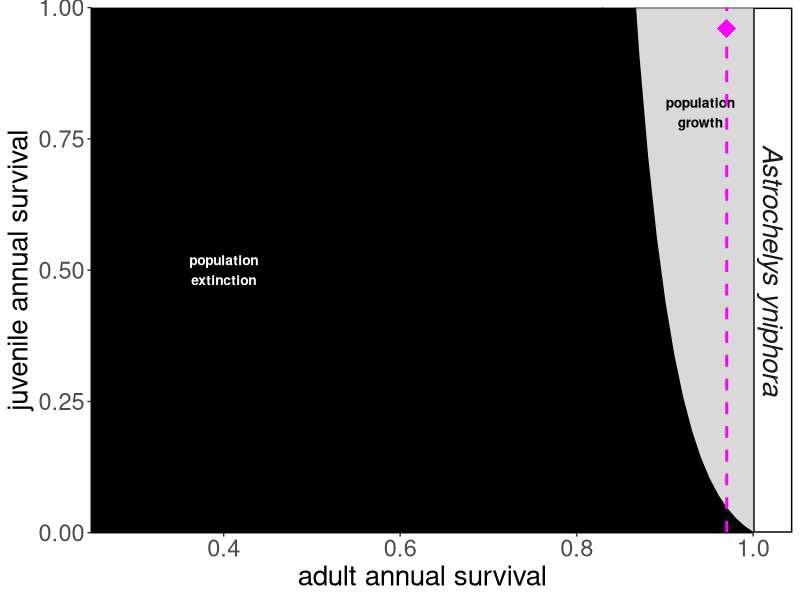
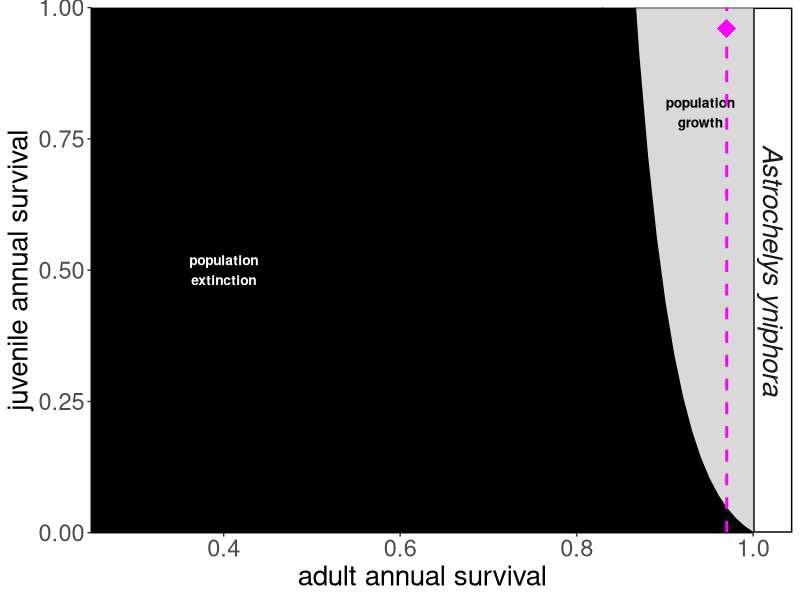

Write the R code that produced these figures, in order.
rm(list =ls())


library(plyr)
library(dplyr)
library(ggplot2)

#load data
ang.dat <- read.csv(file="life_history_dat_angonoka.csv", header = T,stringsAsFactors = F)
head(ang.dat)

isocline.survival.wrap <- function(df, p_sequence){
  #new version essentially plots isocline wrap based on the age at first rep for each species
  
  zero_growth_line.list <- list()
  for(i in 1:2){
    zero_growth_line.list[[i]] <- lapply(p_sequence, get_isoclines_survival, IBI_fecundity=as.numeric(as.character(df$IBI_fecundity[i])), IBI=as.numeric(as.character(df$IBI[i])), age_1st_rep=as.numeric(as.character(df$age_1st_rep[i])))           
  }
  zero_growth_line <- matrix(unlist(zero_growth_line.list[[1]]), ncol=2, byrow=T)
  zero_growth_line <- data.frame(zero_growth_line)
  names(zero_growth_line) <- c("IBI_infant_survival_rate", "IBI_adult_survival_rate")
  zero_growth_line$scenario <- "best"
  zero_growth_line_worst <- matrix(unlist(zero_growth_line.list[[2]]), ncol=2, byrow=T)
  zero_growth_line_worst <- data.frame(zero_growth_line_worst)  
  names(zero_growth_line_worst) <- c("IBI_infant_survival_rate", "IBI_adult_survival_rate")
  zero_growth_line_worst$scenario <- "worst"
  
  #bind to other
  zero_growth_line <- rbind(zero_growth_line, zero_growth_line_worst)
  
  #now attach some identifier information to this
  zero_growth_line$species <- unique(df$species)
  zero_growth_line$IBI[zero_growth_line$scenario=="best"] <- df$IBI[df$scenario=="best"]
  zero_growth_line$IBI[zero_growth_line$scenario=="worst"] <- df$IBI[df$scenario=="worst"]
  
  zero_growth_line$IBI_fecundity[zero_growth_line$scenario=="best"] <- df$IBI_fecundity[df$scenario=="best"]
  zero_growth_line$IBI_fecundity[zero_growth_line$scenario=="worst"] <- df$IBI_fecundity[df$scenario=="worst"]
  
  zero_growth_line$age_1st_rep[zero_growth_line$scenario=="best"] <- df$age_1st_rep[df$scenario=="best"]
  zero_growth_line$age_1st_rep[zero_growth_line$scenario=="worst"] <- df$age_1st_rep[df$scenario=="worst"]
  
  #zero_growth_line$avg_lifespan[zero_growth_line$scenario=="best"] <- df$avg_lifespan[df$scenario=="best"]
  #zero_growth_line$avg_lifespan[zero_growth_line$scenario=="worst"] <- df$avg_lifespan[df$scenario=="worst"]
  
  zero_growth_line$litter_size[zero_growth_line$scenario=="best"] <- df$litter_size[df$scenario=="best"]
  zero_growth_line$litter_size[zero_growth_line$scenario=="worst"] <- df$litter_size[df$scenario=="worst"]
  
  #and for good measure, include the annual rate too
  #zero_growth_line$lit_infant_annual_mortality_rate <- (df$stage_mortality_rate[df$stage=="infant"])/IBI
  #zero_growth_line$lit_juvenile_annual_mortality_rate <- (df$stage_mortality_rate[df$stage=="juvenile"])/IBI
  #zero_growth_line$lit_adult_annual_mortality_rate <- (df$stage_mortality_rate[df$stage=="adult"])/IBI
  
  
  return(zero_growth_line)
}
get_isoclines_survival <- function(p, IBI_fecundity, IBI, age_1st_rep){
  
  #first, choose 
  #first record timesteps of adulthood
  #dur_rep <- ((avg_lifespan/IBI)-(age_1st_rep/IBI)) #duration of reproduction in IBI timesteps
  #dur_mat <- ((avg_lifespan/IBI)-1) # durating of juvenile or adult class in IBI timesteps
  
  #and here is where we actually choose our proper IBI fecundity
  
  #and get all our variables in order
  #s was fed in through the function
  #then, adult stage reproductive output (must be multiplied by the probability of escaping this class)
  
  Fa = IBI_fecundity
  
  #our system somehwat breaks down in the case where age at 1st rep = 2 because the first birth cohort must st
  #*(dur_rep)
  #then, age at first rep - this has been carefully chosen to be an even number divisible by the IBI
  a = age_1st_rep/IBI
  
  #L = avg_lifespan/IBI
  
  #then, we solve for i:
  
  #i <- (((-p^(L))+sqrt(p^(2*L)+4*Fa*p^(a+1)))/(2*(Fa*p^(a+1))))
  i <- (1-p)/(Fa*(p^a))
  
  #however, if age at 1st rep=1, then we have no juvenile class and we have to make amends
  #in this case our equation is given by:
  #maybe not. I think our equation still holds. but the leslie matrix will change for sure
  #if(a==1){
  # i <- -(1/Fa)
  #}
  
  
  #adult_surv =  p #IBI adult mortality rate
  #infant_surv = (p*i)
  
  adult_surv =  p
  infant_surv = (p*i)
  #and then return them!
  #return(c(infant_surv,adult_surv))
  return(c(infant_surv,adult_surv))
  #return(c(i,p)) #if you would rather plot annual mortaluty...
}
wrap.isocline.survival <- function(dat1, type, p_sequence, do.plot, do.save, filename){
  
  
  dat1$adult_IBI_mortality <- 1- dat1$adult_IBI_survival 
  dat1$infant_IBI_mortality <- 1- dat1$infant_IBI_survival 
  dat1$infant_IBI_mortality[dat1$infant_IBI_mortality<0 & dat1$scenario=="best"] <- 0
  
  
  #now split to list
  dat.list <- dlply(dat1, .(species))
  
  #now make list of isoclines per species
  #start with
  isocline.list <- lapply(dat.list, isocline.survival.wrap, p_sequence=p_sequence)
  #and bind them all together
  isocline.df <- do.call("rbind", isocline.list)
  rownames(isocline.df) <- c()
  
  #add a grouping ID for each line
  isocline.df$groupID <- paste(isocline.df$species, isocline.df$scenario, sep= "-")
  
  #remove any NAs
  isocline.df <- isocline.df[complete.cases(isocline.df),]
  
  #and set any rates below zero to zero:
  isocline.df$IBI_infant_survival_rate[isocline.df$IBI_infant_surival_rate < 0] <- 0
  isocline.df$IBI_adult_survival_rate[isocline.df$IBI_adult_survival_rate<0] <- 0
  
  #add a column for multiplier
  isocline.df$multiplier <- as.factor(isocline.df$age_1st_rep/isocline.df$IBI)
  isocline.df$IBI <- factor(isocline.df$IBI)
  isocline.df$age_1st_rep <- factor(isocline.df$age_1st_rep)
  
  
  #and we plot
  if(do.plot==TRUE){
    
    isocline.df$species[isocline.df$species == "Astrochelys_yniphora"] <- "Astrochelys yniphora"
    dat1$species[dat1$species=="Astrochelys_yniphora"] <- "Astrochelys yniphora"
    #factor species by body size
    isocline.df$species <- factor(isocline.df$species, levels = c("Astrochelys yniphora"))
    
    #cull those that are over 1
    #isocline.df = subset(isocline.df, IBI_infant_survival_rate<=1)
    
    
    #and we'll shade above line and below, so let's add a mock variable here for each
    #these get reverse from mortality
    plot.lower.df <- subset(isocline.df, scenario=="best") #lowest survival rates to allow for persistence
    
    #and the lower 
    plot.upper.df <- subset(isocline.df, scenario=="worst")
   
    
    #want to fill between each lines
    #redo the levels
    isocline.df$species <- factor(isocline.df$species, levels= c("Astrochelys yniphora"))
    
    plot.upper.df$species <- factor(plot.upper.df$species, levels= c("Astrochelys yniphora"))
    
    
    #for max, make it just above the infant mort
    dat1 = subset(dat1, scenario=="best")
    #then overwrite Pteropus to use Eidolon
    #dat1$infant_annual_survival[dat1$species=="Pteropus rufus"] = dat1$infant_annual_survival[dat1$species=="Eidolon dupreanum"]
    
    quartz()
    
    p <-  ggplot(data=isocline.df) + facet_grid(species~.) +
      geom_ribbon(data =  plot.upper.df, aes(x= IBI_adult_survival_rate, ymin=IBI_infant_survival_rate, ymax=1), colour="black", fill="gray85") + #color above line
      geom_ribbon(data =  plot.lower.df, aes(x= IBI_adult_survival_rate, ymin=0, ymax=IBI_infant_survival_rate), fill="black", colour="black") + #color below line
      geom_line(aes(IBI_adult_survival_rate,IBI_infant_survival_rate, 
                    group=groupID), colour="white", alpha=0) +
      theme_classic()  +coord_cartesian(xlim = c(.25,1), ylim = c(0,1), expand=FALSE) +
      theme(strip.text = element_text(size=20, face = "italic"), 
            axis.title.x=element_text(size=20), axis.title.y=element_text(size=20), 
            axis.text.x=element_text(size=17), axis.text.y=element_text(size=17), panel.spacing = unit(.5, "cm")) + 
      xlab("adult annual survival") + ylab("juvenile annual survival") +
      annotate("text", x=.94, y=.8, label="population\ngrowth", size=3.5, fontface="bold") + 
      annotate("text", x=.4, y=.5, label="population\nextinction",colour="white", size=3.5, fontface="bold") +
      geom_segment(data=dat1, aes(x=adult_IBI_survival, y=0, xend=adult_IBI_survival, yend=1), linetype=2, size=1, color="magenta") +
      geom_point(data=dat1, aes(x=adult_IBI_survival, y=infant_IBI_survival), shape=18, size=6, color="magenta")
    
    print(p)  
    
    if(do.save==TRUE){
      
      ggsave(file = filename,
             units="mm",  
             width=55, 
             height=35, 
             scale=3, 
             dpi=300)
    }
    
  }
  return(list(isocline.df, p))
}

wrap.isocline.survival(dat1=ang.dat, 
                       type="isocline", 
                       p_sequence=seq(0, 1, .01), 
                       do.plot=TRUE, 
                       do.save=TRUE, 
                       filename="Angonoka_phaseplane_plot.pdf")
